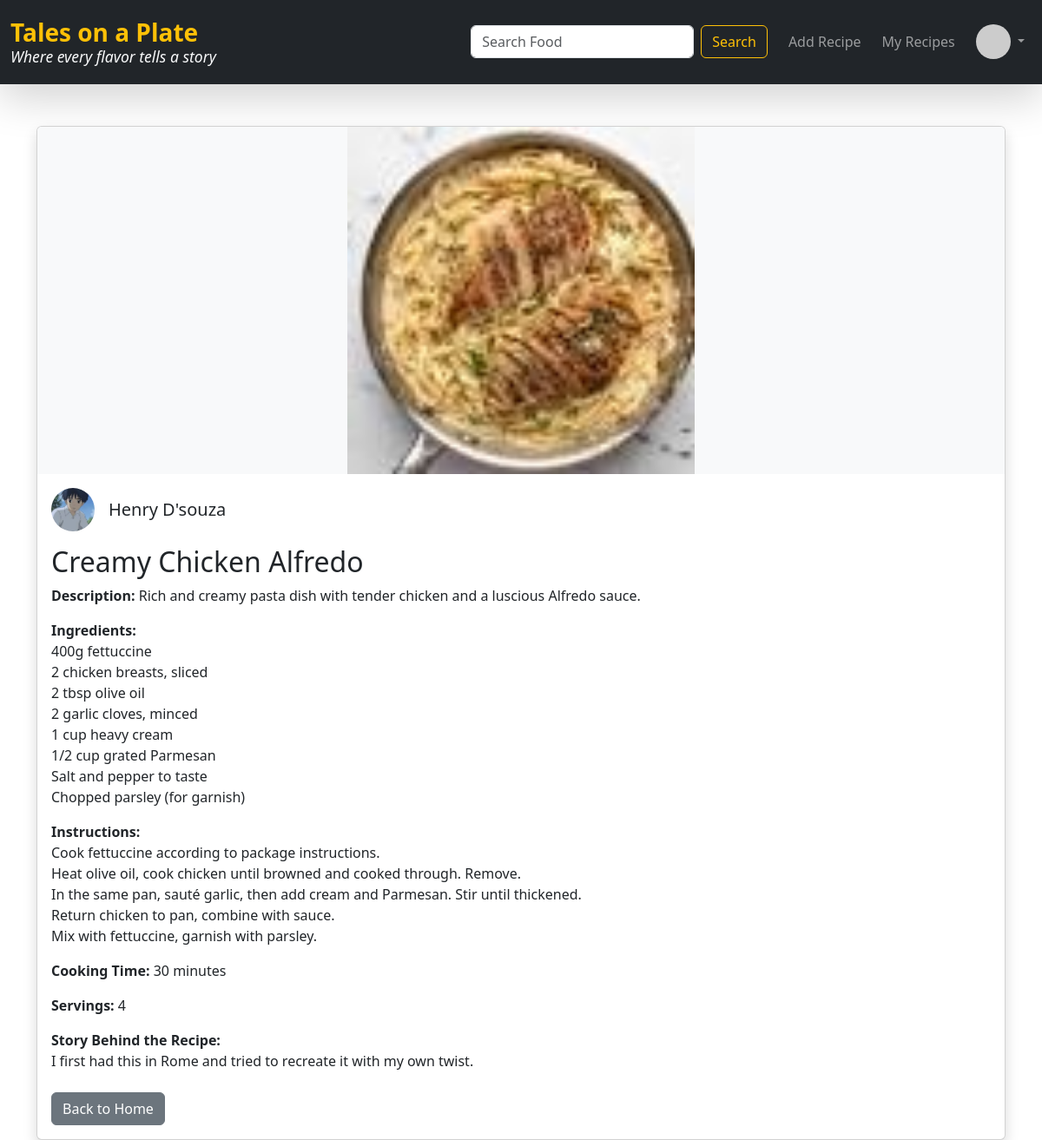
Page /recipe/11/ (signed in) on the committed database.
### recipe/models.py (models this page shows, shortened)
class Recipe(models.Model):
    title = models.CharField(max_length=200)
    description = models.TextField()
    ingredients = models.TextField(help_text="List ingredients, one per line")
    instructions = models.TextField(help_text="Step-by-step instructions")
    cooking_time = models.PositiveIntegerField(help_text="Time in minutes")
    servings = models.CharField(max_length=20)
    image = models.ImageField(upload_to='recipes/')
    story = models.TextField(help_text="The story behind the recipe", blank=True, null=True)
    created_at = models.DateTimeField(auto_now_add=True)
    updated_at = models.DateTimeField(auto_now=True)
    author = models.ForeignKey(User, on_delete=models.CASCADE, related_name='recipes')
    is_published = models.BooleanField(default=True)

class UserProfile(models.Model):
    user = models.OneToOneField(User, on_delete=models.CASCADE, related_name='profile')
    bio = models.TextField(blank=True, null=True)
    profile_picture = models.ImageField(upload_to='profile_pics/', blank=True, null=True)
    location = models.CharField(max_length=100, blank=True)

### recipe/views.py (the view)
# urls.py: path('recipe/<int:id>/', recipe_detail, name='recipe_detail'),
def recipe_detail(request, id):
    recipe = get_object_or_404(Recipe, id=id)
    return render(request, 'recipe_detail.html', {'recipe': recipe})

### recipe/templates/recipe_detail.html (shortened to what this page needs)
{% extends 'base.html' %}
{% load static %}
{% block start %}
<div class="container mt-5">
  <div class="card shadow">
    {% if recipe.image %}
    <img src="{{ recipe.image.url }}" class="card-img-top" alt="{{ recipe.title }}" style="max-height: 400px; width: 100%; object-fit: contain; background-color: #f8f9fa;">
    {% endif %}
    <div class="card-body">
      <div class="d-flex align-items-center mb-3">
        {% if recipe.author.profile.profile_picture %}
          <img src="{{ recipe.author.profile.profile_picture.url }}"
              alt="{{ recipe.author.username }}"
              class="rounded-circle me-3"
              style="width: 50px; height: 50px; object-fit: cover;">
        {% else %}
          <img src="{% static 'default.jpg' %}"
              alt="Default Profile"
              class="rounded-circle me-3"
              style="width: 50px; height: 50px; object-fit: cover;">
        {% endif %}
        <div>
          <h5 class="mb-0">{{ recipe.author.get_full_name|default:recipe.author.username }}</h5>
        </div>
      </div>
      <h2 class="card-title">{{ recipe.title }}</h2>
      <p><strong>Description:</strong> {{ recipe.description }}</p>
      <p><strong>Ingredients:</strong><br>{{ recipe.ingredients|linebreaksbr }}</p>
      <p><strong>Instructions:</strong><br>{{ recipe.instructions|linebreaksbr }}</p>
      <p><strong>Cooking Time:</strong> {{ recipe.cooking_time }} minutes</p>
      <p><strong>Servings:</strong> {{ recipe.servings }}</p>
      <p><strong>Story Behind the Recipe:</strong><br>{{ recipe.story|default:"—" }}</p>
      <div class="mt-4">
        <a href="/home" class="btn btn-secondary">Back to Home</a>
      </div>
    </div>
  </div>
</div>
{% endblock %}

### rows in the picture
Recipe: image (picture), author.profile.profile_picture (picture), author.get_full_name "Henry D'souza", title "Creamy Chicken Alfredo", description "Rich and creamy pasta dish with tender chicken and a luscious Alfredo sauce.", ingredients "400g fettuccine 2 chicken breasts, sliced 2 tbsp olive oil 2 garlic cloves, minced 1 cup heavy cream 1/2 cup grated Parmesan Salt and pepper to taste Chopped parsley (for garnish)", instructions "Cook fettuccine according to package instructions. Heat olive oil, cook chicken until browned and cooked through. Remove. In the same pan, sauté garlic, then add cream and Parmesan. Stir until thickened. Return chicken to pan, combine with sauce. Mix with fettuccine, garnish with parsley.", cooking_time "30", servings "4", story "I first had this in Rome and tried to recreate it with my own twist."
